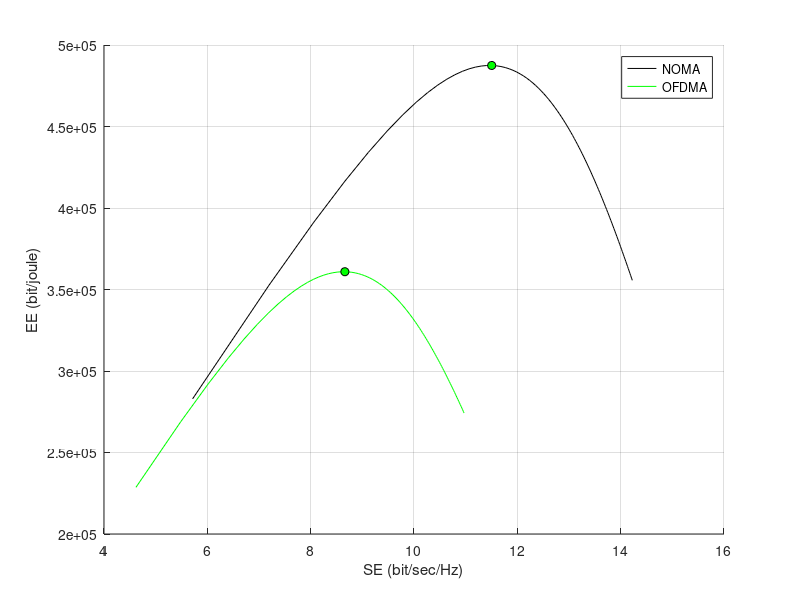

Write the MATLAB code that produced this figure.
% Fig 4.4 - EE-SE trade-off for NOMA and OFDMA (downlink)
% Project: Performance analysis of NOMA in 5G network
clear all; clc; close all;

B  = 5*10^6;       % bandwidth (Hz)
N0 = 10^-21;       % noise density = 1e-21 W/Hz = -210 dBW/Hz  (Table 4.4)
                   % (NOT -150 dBW/Hz: that value would make SE ~ 0 with these channel gains)
N  = N0*B;         % noise power (W)
G1 = 10^-12;       % channel gain of UE1 (-120 dB)
G2 = 10^-14;       % channel gain of UE2 (-140 dB)
Pcircuit = 100;    % static power consumption at the BS (W)

p_vec = 1:1:100;   % total transmit power (W)

%% NOMA
for k = 1:length(p_vec)
    p  = p_vec(k);
    P1 = p*0.1;                         % less power to UE1 (stronger user)
    P2 = p - P1;
    R1 = B*log2(1 + P1*G1/N);
    R2 = B*log2(1 + P2*G2/(P1*G2 + N));
    R  = R1 + R2;
    SE(k) = R/B;                        % bit/sec/Hz
    EE(k) = R/(Pcircuit + p);           % bit/Joule
end

%% OFDMA
for k = 1:length(p_vec)
    p  = p_vec(k);
    P1 = p/2;
    P2 = p/2;
    R1 = (B/2)*log2(1 + P1*G1/(N0*B/2));
    R2 = (B/2)*log2(1 + P2*G2/(N0*B/2));
    R  = R1 + R2;
    SE_line(k) = R/B;
    EE_line(k) = R/(Pcircuit + p);
end

%% Plot
hold on;
hN = plot(SE,      EE,      'k');
hO = plot(SE_line, EE_line, 'g-');

% Green points: transmit power where each system reaches its maximum EE
[EEmaxN, iN] = max(EE);
[EEmaxO, iO] = max(EE_line);
plot(SE(iN),      EEmaxN, 'o', 'MarkerFaceColor', 'g', 'MarkerEdgeColor', 'k', 'HandleVisibility', 'off');
plot(SE_line(iO), EEmaxO, 'o', 'MarkerFaceColor', 'g', 'MarkerEdgeColor', 'k', 'HandleVisibility', 'off');
fprintf('Max EE: NOMA at P_T = %d W, OFDMA at P_T = %d W\n', p_vec(iN), p_vec(iO));

xlabel('SE (bit/sec/Hz)');
ylabel('EE (bit/joule)');
grid on;
legend([hN hO], 'NOMA', 'OFDMA');

% saveas(gcf, '../results/fig4_4_ee_se_tradeoff.png');   % optional: export the figure
